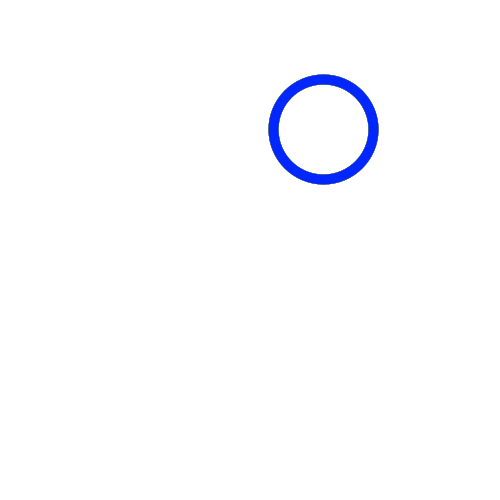
Frame 1 (no input)
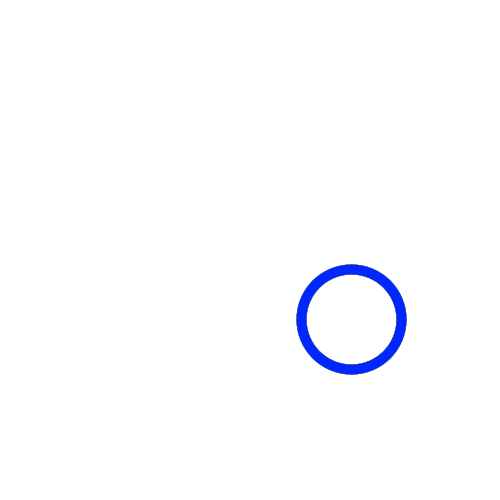
Frame 60 (the mouse pressed at the canvas centre just before this capture)
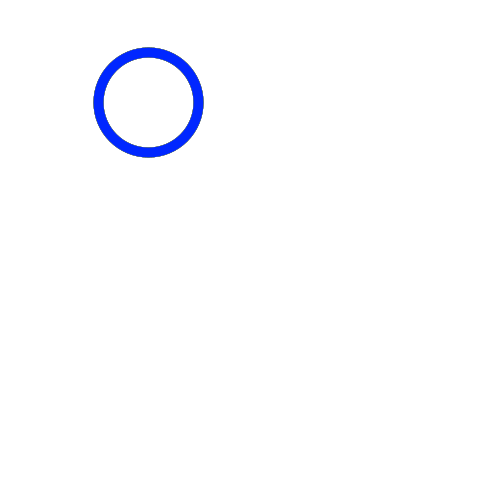
Frame 120 (the mouse held since frame 60 and released just before this capture)

The Processing sketch that drew these frames (run headless with seeded random() and noise(); from frame 60 on, the mouse is pressed at the canvas centre):

// Processing sketch: processing_75212
// ── processing_75212.pde

int aroY;
int aroX;
 
int rojo=0;
int verde=0;
int azul=0;
int negro=0;
int amarillo=0;
 
void setup(){
  size(500,500);
  smooth();
  background(255);
   
   
 
}
 
void draw(){
   
   aroX = int(random(500));
   aroY = int(random(500));
    
  
   
   background(255);
  
  strokeWeight(10);
  noFill();

   
 //ARO ROJO
 stroke(237,28,36);
if ((aroX!=340) && (aroY!=100) && rojo!=1){
  ellipse(aroX,aroY,100,100);
}
else{
  ellipse(340,100,100,100);
  rojo=1; 
 }
  
  
 //ARO VERDE
 stroke(5,242,63); 
 if ((aroX!=280) && (aroY!=140)&& verde!=1){
  ellipse(aroX,aroY,100,100);
}
else{
  ellipse(280,140,100,100);
  verde=1;
 }
  
  //ARO NEGRO
 stroke(0); 
 if ((aroX!=220) && (aroY!=100) && negro!=2){
   
  ellipse(aroX,aroY,100,100);
}
else{
 
  ellipse(220,100,100,100);
 
  negro=2;
 }
  
  //ARO AMARILLO
 stroke(255,242,63); 
 if ((aroX!=160) && (aroY!=140)&& amarillo!=1){
  ellipse(aroX,aroY,100,100);
}
else{
  
  ellipse(160,140,100,100);
  amarillo=1;
 }
  
 //ARO AZUL 
  stroke(0,39,255); 
 if ((aroX!=100) && (aroY!=100)&& azul!=1){
  ellipse(aroX,aroY,100,100);
}
else{
  
  ellipse(100,100,100,100);
  azul=1;
 }
 
 
}
